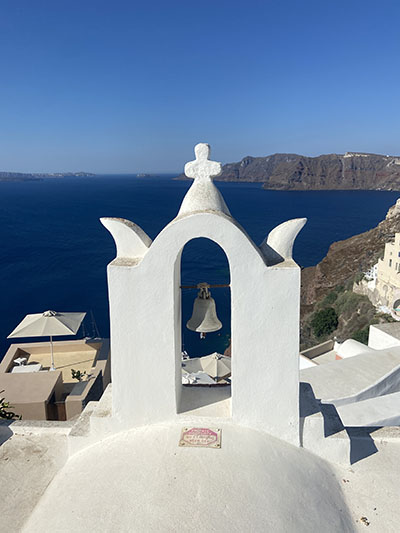
#> input picture python/greek.jpg, 400 x 533 px
$ python imagmanip.py
#> lines starting #> are read from the running program, lines starting #| are printed output that depends on the picture; after the words box and inside, x2 and y2 are one past the last pixel; in counts of white or black regions, pixels touching at a corner belong together
import cv2 as cv

imag = cv.imread("./greek.jpg")
#> imag is the input picture: shape (533, 400, 3); mean B, G, R 165.1, 143.8, 126.4

for ro, row in enumerate(imag):
    for co, pix in enumerate(row):
        b, g, r = pix
        lum = (0.2126*r) + (0.7152*g) + (0.0722*b)
        if lum < 127:
            pix = [0, 0, 0]
        else:
            pix = [255, 255, 255]
        imag[ro][co] = pix
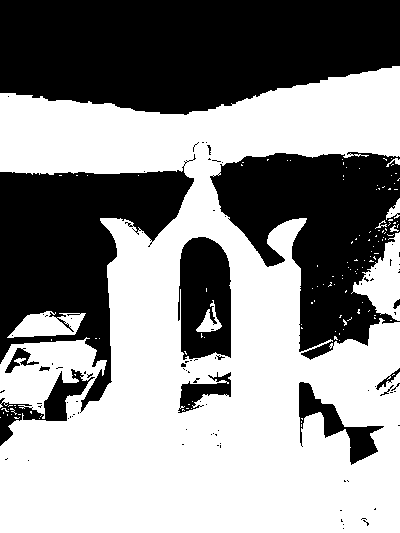
#> imag: shape (533, 400, 3); 56.1% white; 94 black regions (81 under 20 px), largest, box (x1, y1, x2, y2) and area: (0, 0, 400, 115) 38203, (0, 154, 196, 413) 22315, (210, 152, 400, 360) 22116


cv.imwrite("./greek-out.jpg", imag)

$ run again, with python/dawson.jpg copied over python/greek.jpg
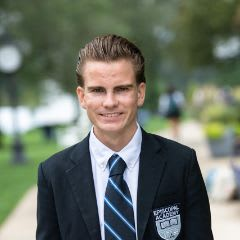
#> input picture python/dawson.jpg, 240 x 240 px
#> imag is the input picture: shape (240, 240, 3); mean B, G, R 101.8, 113.8, 106.3
#> after the loop `for ro, row in enumerate(imag):`:
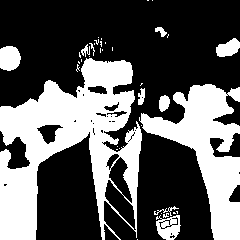
#> imag: shape (240, 240, 3); 36.2% white; 38 white regions (27 under 20 px), largest, box (x1, y1, x2, y2) and area: (0, 58, 142, 240) 12702, (139, 84, 240, 240) 6483, (0, 46, 21, 71) 437
